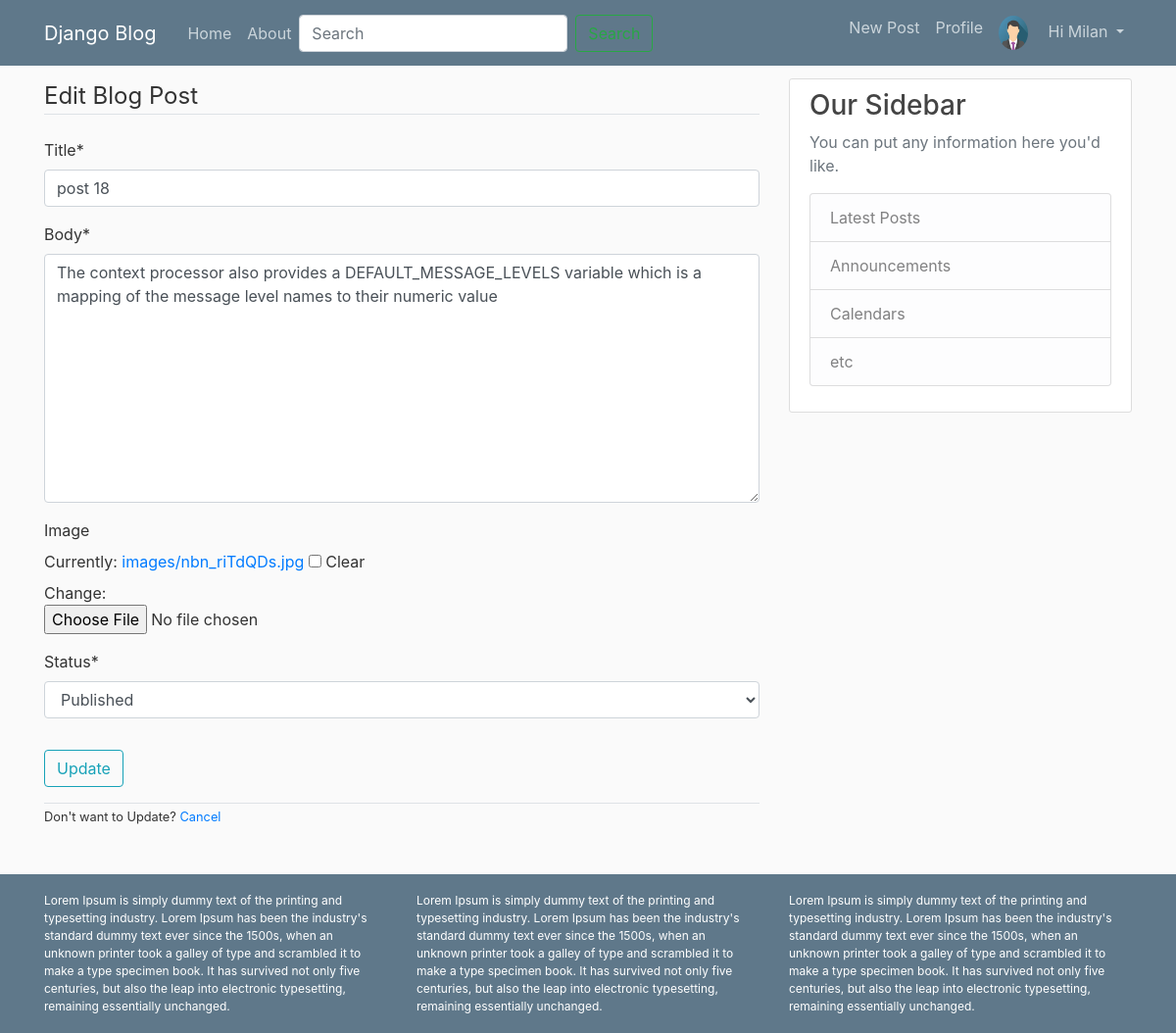
The page /blog/26/edit/ (signed in) on the database its author committed.
### blog/models.py (models this page shows, shortened)
class Profile(models.Model):
	user=models.OneToOneField(User, on_delete=models.CASCADE)
	dob=models.DateField(null=True, blank=True)
	photo=models.ImageField()

class Post(models.Model):
	STATUS_CHOICES=(
		('draft','Draft'),
		('published','Published')
	)
	title=models.CharField(max_length=120)
	slug=models.SlugField(max_length=120)
	author=models.ForeignKey(User, related_name='blog_posts',on_delete=models.CASCADE)
	likes=models.ManyToManyField(User, related_name='likes', blank=True)
	body=models.TextField()
	image=models.ImageField(upload_to='images/', blank=True, null=True)
	created=models.DateTimeField(auto_now_add=True)
	updated=models.DateTimeField(auto_now=True)
	status=models.CharField(max_length=10, choices=STATUS_CHOICES, default='draft')
	objects = models.Manager() #default manager
	published = PublishedManager() #custom model manager

### blog/views.py (the view)
# urls.py: url(r'^blog/(?P<id>\d+)/edit/$', post_update, name='post-update'),
@login_required
def post_update(request, id):
	post=get_object_or_404(Post, id=id)
	if post.author != request.user:
		raise Http404()
	form=PostEditForm(request.POST or None, request.FILES or None, instance=post)
	if form.is_valid():
		form.save()
		messages.info(request, 'Post has been Updated successfully.')
		return redirect(post.get_absolute_url())
	context={
		'form':form,
		'post':post,
	}
	return render(request, 'blog/post_edit.html', context)

### blog/forms.py
class PostEditForm(forms.ModelForm):
	class Meta:
		model=Post
		fields=['title','body','image','status']

### blog/templates/blog/post_edit.html (shortened to what this page needs)
{% extends 'blog/base.html' %}
{% load crispy_forms_tags %}
{% block content %}
<form method="POST" action="" enctype="multipart/form-data">
	<fieldset class="form-group">
		<legend class="border-bottom mb-4">
			Edit Blog Post
		</legend>
		{{form|crispy}}
	</fieldset>
	<button type="submit" class="btn btn-outline-info">Update</button>
</form>
<div class="border-top mt-3">
	<small>Don't want to Update? <a href="#">Cancel</a></small>
</div>
{% endblock %}

### blog/templates/blog/base.html (shortened to what this page needs)
{% load static %}
<!DOCTYPE html>
<html>
<head>
</head>
<link rel="stylesheet" href="https://stackpath.bootstrapcdn.com/bootstrap/4.3.1/css/bootstrap.min.css">
<link rel="stylesheet" type="text/css" href="{% static 'blog/css/main.css' %}">
<body>
<header class="site-header">
  <nav class="navbar navbar-expand-md navbar-dark bg-steel fixed-top">
    <div class="container">
      <a class="navbar-brand mr-4" href="{% url 'blog:post-list' %}">Django Blog</a>
      <div class="collapse navbar-collapse" id="navbarToggle">
        <div class="navbar-nav mr-auto">
          <a class="nav-item nav-link" href="{% url 'blog:post-list' %}">Home</a>
          <a class="nav-item nav-link" href="{% url 'about' %}">About</a>
            <form class="form-inline" method="" action="{% url 'blog:post-list' %}">
              <input class="form-control mr-sm-2" type="search" placeholder="Search" aria-label="Search" name="q">
              <button class="btn btn-outline-success my-2 my-sm-0" type="submit">Search</button>
            </form>
        </div>
        <div class="navbar-nav">
          {% if user.is_authenticated %}
          <a class="nav-item nav-link" href="">New Post</a>
          <a class="nav-item nav-link" href="{% url 'user-profile' %}">Profile</a>
          <div class="dropdown ">
          <a class="nav-link dropdown-toggle"  role="button" id="dropdownMenuButton" data-toggle="dropdown" aria-haspopup="true" aria-expanded="false">
          {% if request.user.profile.photo %}
            <img class="rounded-circle article-img" src="{{ request.user.profile.photo.url }}">
          {% endif %}
          <span>Hi {{request.user|capfirst}}</span>
          </a>
          </div>
          {% else %}
          <a class="nav-item nav-link" href="{% url 'user-login' %}">Login</a>
            <a class="nav-item nav-link" href="{% url 'user-register' %}">Register</a>
          {% endif %}
        </div>
      </div>
    </div>
  </nav>
</header>
<main role="main" class="container">
  <div class="row">
    <div class="col-md-8">
      {% block content %}{% endblock %}
    </div>
    <div class="col-md-4">
      <div class="content-section">
        <h3>Our Sidebar</h3>
        <p class='text-muted'>You can put any information here you'd like.
          <ul class="list-group">
            <li class="list-group-item list-group-item-light">Latest Posts</li>
            <li class="list-group-item list-group-item-light">Announcements</li>
            <li class="list-group-item list-group-item-light">Calendars</li>
            <li class="list-group-item list-group-item-light">etc</li>
          </ul>
        </p>
      </div>
    </div>
  </div>
</main>
<footer class="last container-fluid mt-5">
  <div class="container">
    <div class="row">
      <div class="col-4">Lorem Ipsum is simply dummy text of the printing and typesetting industry. Lorem Ipsum has been the industry's standard dummy text ever since the 1500s, when an unknown printer took a galley of type and scrambled it to make a type specimen book. It has survived not only five centuries, but also the leap into electronic typesetting, remaining essentially unchanged.</div>
      <div class="col-4">Lorem Ipsum is simply dummy text of the printing and typesetting industry. Lorem Ipsum has been the industry's standard dummy text ever since the 1500s, when an unknown printer took a galley of type and scrambled it to make a type specimen book. It has survived not only five centuries, but also the leap into electronic typesetting, remaining essentially unchanged.</div>
      <div class="col-4">Lorem Ipsum is simply dummy text of the printing and typesetting industry. Lorem Ipsum has been the industry's standard dummy text ever since the 1500s, when an unknown printer took a galley of type and scrambled it to make a type specimen book. It has survived not only five centuries, but also the leap into electronic typesetting, remaining essentially unchanged.</div>
    </div>
  </div>
</footer>
</body>
</html>

### blog/static/blog/css/main.css (style rules this page uses)
body { background: #fafafa; color: #333333; margin-top: 5rem; height: 100%; }
h1, h2, h3, h4, h5, h6 { color: #444444; }
ul { margin: 0; }
.bg-steel { background-color: #5f788a; }
.site-header .navbar-nav .nav-link { color: #cbd5db; }
.content-section { background: #ffffff; padding: 10px 20px; border: 1px solid #dddddd; border-radius: 3px; margin-bottom: 20px; }
.article-img { height: 65px; width: 65px; margin-right: 16px; }
.article-img { width: 30px; height: 35px; }
.last { background-color: #5f788a; padding: 18px; color:rgb(255, 255, 255); font-size: 12px; bottom: 0px; top: 0px; }

### rows shown on the page
Post: title "post 18", body "The context processor also provides a DEFAULT_MESSAGE_LEVELS variable which is a mapping of the message level names to their numeric value", status "Published"

### other values the page prints
{{ request.user|capfirst }} "Milan"
